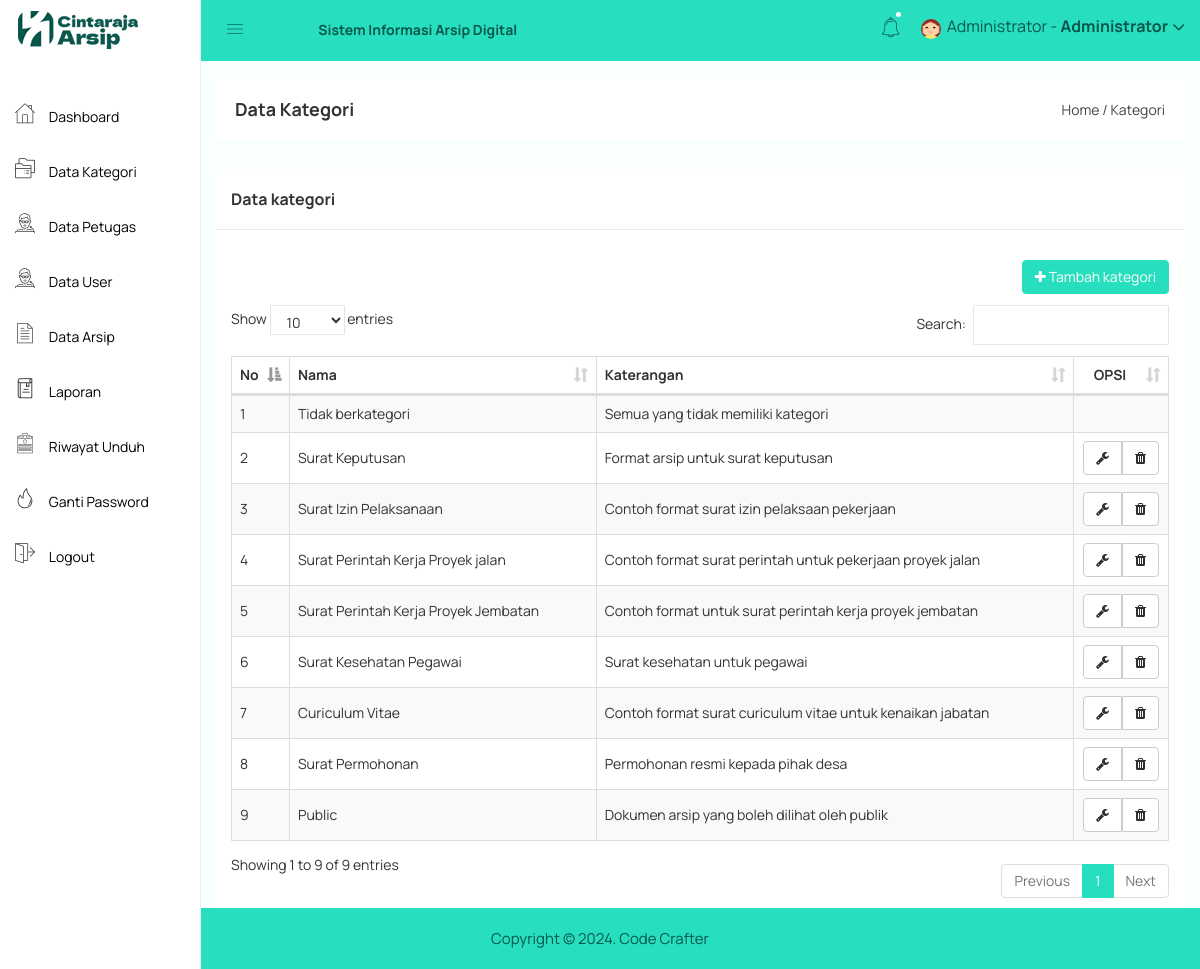
Page /admin/kategori.php (signed in) on the committed database.
### tables this page shows
CREATE TABLE `kategori` (
  `kategori_id` int(11) NOT NULL,
  `kategori_nama` varchar(255) NOT NULL,
  `kategori_keterangan` text NOT NULL
);

### admin/kategori.php (the view)
<?php include 'header.php'; ?>
<div class="breadcome-area">
    <div class="container-fluid">
        <div class="row">
            <div class="col-lg-12 col-md-12 col-sm-12 col-xs-12">
                <div class="breadcome-list">
                    <div class="row">
                        <div class="col-lg-6 col-md-6 col-sm-6 col-xs-12">
                            <div class="breadcome-heading">
                                <h4 style="margin-bottom: 0px">Data Kategori</h4>
                            </div>
                        </div>
                        <div class="col-lg-6 col-md-6 col-sm-6 col-xs-12">
                            <ul class="breadcome-menu" style="padding-top: 0px">
                                <li><a href="#">Home</a> <span class="bread-slash">/</span></li>
                                <li><span class="bread-blod">Kategori</span></li>
                            </ul>
                        </div>
                    </div>
                </div>
            </div>
        </div>
    </div>
</div>
<div class="container-fluid">
    <div class="panel panel">
        <div class="panel-heading">
            <h3 class="panel-title">Data kategori</h3>
        </div>
        <div class="panel-body">
            <div class="pull-right">
                <a href="kategori_tambah.php" class="btn btn-primary"><i class="fa fa-plus"></i> Tambah kategori</a>
            </div>
            <br>
            <br>
            <br>
            <table id="table" class="table table-bordered table-striped table-hover table-datatable">
                <thead>
                    <tr>
                        <th width="1%">No</th>
                        <th>Nama</th>
                        <th>Katerangan</th>
                        <th class="text-center" width="10%">OPSI</th>
                    </tr>
                </thead>
                <tbody>
                    <?php
                    include '../koneksi.php';
                    $no = 1;
                    $kategori = mysqli_query($koneksi,"SELECT * FROM kategori");
                    while($p = mysqli_fetch_array($kategori)){
                        ?>
                        <tr>
                            <td><?php echo $no++; ?></td>
                            <td><?php echo $p['kategori_nama'] ?></td>
                            <td><?php echo $p['kategori_keterangan'] ?></td>
                            <td class="text-center">
                                <?php
                                if($p['kategori_id'] != 1){
                                    ?>
                                    <div class="btn-group">
                                        <a href="kategori_edit.php?id=<?php echo $p['kategori_id']; ?>" class="btn btn-default"><i class="fa fa-wrench"></i></a>
                                        <a href="kategori_hapus.php?id=<?php echo $p['kategori_id']; ?>" class="btn btn-default"><i class="fa fa-trash"></i></a>
                                    </div>
                                    <?php
                                }
                                ?>
                            </td>
                        </tr>
                        <?php
                    }
                    ?>
                </tbody>
            </table>
        </div>
    </div>
</div>
<?php include 'footer.php'; ?>

### admin/header.php (shortened to what this page needs)
<!doctype html>
<html>
<head>
    <link rel="stylesheet" href="../assets/css/bootstrap.min.css">
    <link rel="stylesheet" href="../assets/css/font-awesome.min.css">
    <link rel="stylesheet" href="../assets/css/owl.carousel.css">
    <link rel="stylesheet" href="../assets/css/owl.theme.css">
    <link rel="stylesheet" href="../assets/css/owl.transitions.css">
    <link rel="stylesheet" href="../assets/css/animate.css">
    <link rel="stylesheet" href="../assets/css/normalize.css">
    <link rel="stylesheet" href="../assets/css/meanmenu.min.css">
    <link rel="stylesheet" href="../assets/css/main.css">
    <link rel="stylesheet" href="../assets/css/educate-custon-icon.css">
    <link rel="stylesheet" href="../assets/css/morrisjs/morris.css">
    <link rel="stylesheet" href="../assets/css/scrollbar/jquery.mCustomScrollbar.min.css">
    <link rel="stylesheet" href="../assets/css/metisMenu/metisMenu.min.css">
    <link rel="stylesheet" href="../assets/css/metisMenu/metisMenu-vertical.css">
    <link rel="stylesheet" href="../assets/css/calendar/fullcalendar.min.css">
    <link rel="stylesheet" href="../assets/css/calendar/fullcalendar.print.min.css">
    <link rel="stylesheet" href="../assets/style.css">
    <link rel="stylesheet" href="../assets/css/responsive.css">
    <link rel="stylesheet" href="../assets/css/style.css">
    <link rel="stylesheet" type="text/css" href="../assets/js/DataTables/datatables.css">
    <?php
    include '../koneksi.php';
    ?>
</head>
<body>
    <div class="left-sidebar-pro">
        <nav id="sidebar" class="">
            <div class="sidebar-header">
                <a href="index.php"><img class="main-logo" src="../assets/img/logo/logo.png" alt="" /></a>
            </div>
            <div class="left-custom-menu-adp-wrap comment-scrollbar">
                <nav class="sidebar-nav left-sidebar-menu-pro" style="margin-top: 30px">
                    <ul class="metismenu" id="menu1">
                        <li class="active">
                            <a href="index.php">
                                <span class="educate-icon educate-home icon-wrap"></span>
                                <span class="mini-click-non">Dashboard</span>
                            </a>
                        </li>
                        <li>
                            <a href="kategori.php" aria-expanded="false"><span class="educate-icon educate-course icon-wrap sub-icon-mg" aria-hidden="true"></span> <span class="mini-click-non">Data Kategori</span></a>
                        </li>
                        <li>
                            <a href="petugas.php" aria-expanded="false"><span class="educate-icon educate-professor icon-wrap sub-icon-mg" aria-hidden="true"></span> <span class="mini-click-non">Data Petugas</span></a>
                        </li>
                        <li>
                            <a href="user.php" aria-expanded="false"><span class="educate-icon educate-professor icon-wrap sub-icon-mg" aria-hidden="true"></span> <span class="mini-click-non">Data User</span></a>
                        </li>
                        <li>
                            <a href="arsip.php" aria-expanded="false"><span class="educate-icon educate-data-table icon-wrap sub-icon-mg" aria-hidden="true"></span> <span class="mini-click-non">Data Arsip</span></a>
                        </li>
                        <li>
                            <a href="laporan.php" aria-expanded="false"><span class="educate-icon educate-library icon-wrap sub-icon-mg" aria-hidden="true"></span> <span class="mini-click-non">Laporan</span></a>
                        </li>
                        <li>
                            <a href="riwayat.php" aria-expanded="false"><span class="educate-icon educate-form icon-wrap sub-icon-mg" aria-hidden="true"></span> <span class="mini-click-non">Riwayat Unduh</span></a>
                        </li>
                        <li>
                            <a href="gantipassword.php" aria-expanded="false"><span class="educate-icon educate-danger icon-wrap sub-icon-mg" aria-hidden="true"></span> <span class="mini-click-non">Ganti Password</span></a>
                        </li>
                        <li>
                            <a href="logout.php" aria-expanded="false"><span class="educate-icon educate-pages icon-wrap sub-icon-mg" aria-hidden="true"></span> <span class="mini-click-non">Logout</span></a>
                        </li>
                    </ul>
                </nav>
            </div>
        </nav>
    </div>
    <div class="all-content-wrapper">
        <div class="container-fluid">
            <div class="row">
                <div class="col-lg-12 col-md-12 col-sm-12 col-xs-12">
                    <div class="logo-pro">
                        <a href="index.html"><img class="main-logo" src="../assets/img/logo/logo.png" alt="" /></a>
                    </div>
                </div>
            </div>
        </div>
        <div class="header-advance-area">
            <div style='background-color:#27debf;' class="header-top-area">
                <div class="container-fluid">
                    <div class="row">
                        <div  class="col-lg-12 col-md-12 col-sm-12 col-xs-12">
                            <div class="header-top-wraper">
                                <div class="row">
                                    <div class="col-lg-1 col-md-0 col-sm-12 col-xs-12">
                                        <div class="menu-switcher-pro">
                                            <button style="color:#0a574c;"  type="button" id="sidebarCollapse" class="btn bar-button-pro header-drl-controller-btn btn-info navbar-btn">
                                                <i class="educate-icon educate-nav"></i>
                                            </button>
                                        </div>
                                    </div>
                                    <div class="col-lg-5 col-md-6 col-sm-12 col-xs-12">
                                        <div class="header-top-menu tabl-d-n">
                                            <ul class="nav navbar-nav mai-top-nav">
                                                <li class="nav-item"><a href="#" style="color:#0a574c;font-weight:bold;" class="nav-link">Sistem Informasi Arsip Digital</a></li>
                                            </ul>
                                        </div>
                                    </div>
                                    <div class="col-lg-6 col-md-6 col-sm-12 col-xs-12">
                                        <div class="header-right-info">
                                            <ul class="nav navbar-nav mai-top-nav header-right-menu">
                                                <li class="nav-item">
                                                    <a href="#" data-toggle="dropdown" role="button" aria-expanded="false" class="nav-link dropdown-toggle"><i style="color:#0a574c;" class="educate-icon educate-bell" aria-hidden="true"></i><span class="indicator-nt"></span></a>
                                            </li>
                                            <li class="nav-item">
                                                <a href="#" data-toggle="dropdown" role="button" aria-expanded="false" class="nav-link dropdown-toggle">
                                                    <?php
                                                    $id_admin = $_SESSION['id'];
                                                    $profil = mysqli_query($koneksi,"select * from admin where admin_id='$id_admin'");
                                                    $profil = mysqli_fetch_assoc($profil);
                                                    if($profil['admin_foto'] == ""){
                                                    ?>
                                                    <img src="../gambar/sistem/user.png" style="width: 20px;height: 20px">
                                                <?php }else{ ?>
                                                    <img src="../gambar/admin/<?php echo $profil['admin_foto'] ?>" style="width: 20px;height: 20px">
                                                <?php } ?>
                                                <span style="color:#0a574c;"  class="admin-name"><?php echo $_SESSION['nama']; ?> -  <b>Administrator</b> </span>
                                                <i style="color:#0a574c;"  class="fa fa-angle-down edu-icon edu-down-arrow"></i>
                                            </a>
                                        </li>
                                    </ul>
                                </div>
                            </div>
                        </div>
                    </div>
                </div>
            </div>
        </div>
    </div>
</div>

### assets/css/main.css (style rules this page uses)
html { color: #222; font-size: 1em; line-height: 1.4; }
audio, canvas, iframe, img, svg, video { vertical-align: middle; }

### assets/css/metisMenu/metisMenu-vertical.css (style rules this page uses)
.sidebar-nav { background: #fff; }
.sidebar-nav ul { padding: 0; margin: 0; list-style: none; background: #f5f5f5; }
.sidebar-nav .metismenu { background: #fff; display: -webkit-box; display: -ms-flexbox; display: flex; -webkit-box-orient: vertical; -webkit-box-direction: normal; -ms-flex-direction: column; flex-direction: column; }
.sidebar-nav .metismenu li + li { margin-top: 5px; }
.sidebar-nav .metismenu li:last-child { margin-bottom: 5px; }
.sidebar-nav .metismenu > li { display: -webkit-box; display: -ms-flexbox; display: flex; -webkit-box-orient: vertical; -webkit-box-direction: normal; -ms-flex-direction: column; flex-direction: column; position: relative; }
.sidebar-nav .metismenu a { position: relative; display: block; padding: 13px 15px; color: #444; outline-width: 0; transition: all .3s ease-out; font-size:16px; font-weight:400; }
.sidebar-nav .metismenu li .icon-wrap { margin-right:5px; font-size:20px; color:#303030; }
.sidebar-nav .metismenu li .sub-icon-mg { margin-right:5px; font-size:16px; }

### assets/css/style.css (style rules this page uses)
table .btn { margin: 0px !important; }
.btn-primary { background: #27debf; color: white !important; border: 1px solid #27debf; }
.panel { margin-bottom: 3rem !important; }
.panel-heading { padding: 20px 15px; border-bottom: 1px solid #ececec; }
.sidebar-nav .metismenu a { position: relative; display: block; padding: 13px 15px; color: #000; outline-width: 0; transition: all 0.3s ease-out; font-size: 14px; font-weight: 400; }
.sidebar-nav .metismenu a > .icon-wrap { font-size: 20px; margin-right: 11px; }
#sidebar { border-right: 1px solid #eee; }
.all-content-wrapper { min-height: 500px; }
td { vertical-align: middle !important; }

### assets/js/DataTables/datatables.css (style rules this page uses)
table.dataTable { clear: both; margin-top: 6px !important; margin-bottom: 6px !important; max-width: none !important; border-collapse: separate !important; }
table.dataTable td, table.dataTable th { -webkit-box-sizing: content-box; box-sizing: content-box; }
table.dataTable thead > tr > th.sorting_asc, table.dataTable thead > tr > th.sorting_desc, table.dataTable thead > tr > th.sorting, table.dataTable thead > tr > td.sorting_asc, table.dataTable thead > tr > td.sorting_desc, table.dataTable thead > tr > td.sorting { padding-right: 30px; }
table.dataTable thead .sorting, table.dataTable thead .sorting_asc, table.dataTable thead .sorting_desc, table.dataTable thead .sorting_asc_disabled, table.dataTable thead .sorting_desc_disabled { cursor: pointer; position: relative; }
table.dataTable thead .sorting:after, table.dataTable thead .sorting_asc:after, table.dataTable thead .sorting_desc:after, table.dataTable thead .sorting_asc_disabled:after, table.dataTable thead .sorting_desc_disabled:after { position: absolute; bottom: 8px; right: 8px; display: block; font-family: 'Glyphicons Halflings'; opacity: 0.5; }
table.dataTable thead .sorting:after { opacity: 0.2; content: "\e150"; }
table.dataTable thead .sorting_asc:after { content: "\e155"; }
table.table-bordered.dataTable th, table.table-bordered.dataTable td { border-left-width: 0; }
table.table-bordered.dataTable th:last-child, table.table-bordered.dataTable th:last-child, table.table-bordered.dataTable td:last-child, table.table-bordered.dataTable td:last-child { border-right-width: 0; }
table.table-bordered.dataTable tbody th, table.table-bordered.dataTable tbody td { border-bottom-width: 0; }

### rows in the picture
kategori: kategori_nama "Tidak berkategori", kategori_keterangan "Semua yang tidak memiliki kategori"
kategori: kategori_nama "Surat Keputusan", kategori_keterangan "Format arsip untuk surat keputusan"
kategori: kategori_nama "Surat Izin Pelaksanaan", kategori_keterangan "Contoh format surat izin pelaksaan pekerjaan"
kategori: kategori_nama "Surat Perintah Kerja Proyek jalan", kategori_keterangan "Contoh format surat perintah untuk pekerjaan proyek jalan"
kategori: kategori_nama "Surat Perintah Kerja Proyek Jembatan", kategori_keterangan "Contoh format untuk surat perintah kerja proyek jembatan"
kategori: kategori_nama "Surat Kesehatan Pegawai", kategori_keterangan "Surat kesehatan untuk pegawai"
kategori: kategori_nama "Curiculum Vitae", kategori_keterangan "Contoh format surat curiculum vitae untuk kenaikan jabatan"
kategori: kategori_nama "Surat Permohonan", kategori_keterangan "Permohonan resmi kepada pihak desa"
kategori: kategori_nama "Public", kategori_keterangan "Dokumen arsip yang boleh dilihat oleh publik"

### other values in the picture
$_SESSION['nama'] "Administrator"
